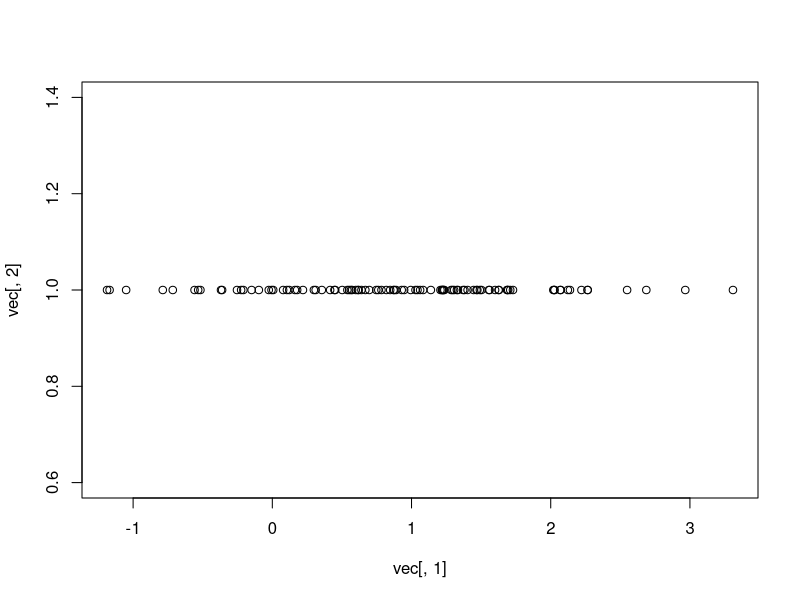

Source code (R): (Note: this script raises an error after producing the figure.)
##############
###AugUBApD 
##############
set.seed(123)

###Find projection: Need to change, current verstion for 2D
projection = function(u)
{
  if(all(u[1] < 0, na.rm = TRUE) && all(u[2] < 0, na.rm = TRUE))
  {
    return(c(0,0))
  } else if (u[1]>0 & u[2]<0)
  {
    return(c(u[1],0))
  } else
  {
    return(c(0,u[2]))
  }
}

###Shooting the arrow
arrow = function(x ,z, k)
{
  prj = projection(x)
  u = matrix(c(z , 1), ncol = 1 , byrow = TRUE)
  sq_x = sqrt(abs(x))
  A = cbind( x - prj, sq_x)
  v = A%*% u
  return(v)
}

z = rnorm(100)
vec = matrix(0 , nrow = 100 , ncol =2)
pt = c(-1,1)
for( i in 1:100)
{
  vec[i, ] = arrow(pt, z[i], k = 2)
}
plot(vec[ , 1], vec[,2])

##Augmented Drift: For truncated gaussian 
aug_drift= function(x)
{
  x1 = x[1]
  x2 = x[2]
  
  if( x1>0 && x2>0)
  {
    return(-x)
  }
  else
  {
    return(c(-Inf, -Inf))
  }
}
#aug_drift(c(a,b))

##Probability function 
p = function(x,dt,v)
{
  mu = aug_drift(x) 
  temp = sqrt(pi*dt)*v*mu
  return(pnorm(temp/2)) 
}

#p(c(2,-3), 1e-2,z)

AugUBA_k= function(k ,x0, dt, N)
{
  #Initialize
  out = matrix(0 , nrow = N , ncol = k)
  step = matrix(0 , nrow= N , ncol = k)
  d = numeric(N)
  out[1, ] = x0
  step[1, ] = 0
  d[1] = 0
  for( i in 2: N)
  {
  #Update 
  U = runif(k)
  ##If point is inside the support, run UBA
  if(!is.na(x1) && x1 > 0 && !is.na(x2) && x2 > 0){
    print('Entering UBA')
    v = rnorm(n = k , mean = 0, sd = 1)
    prob = p(out[(i-1), ], dt = dt, v = v)
    b = ifelse(U <= prob, 1, -1)
  }else{ 
    ##Point is outside the support, run AugUBA
    print('Entering AugUBA')
    z = rnorm(n=1 , mean = 0 , sd =1)
    prob = p(out[(i-1), ], dt = dt , v= rep(z,k) )
    
    c0 = projection(out[(i-1), ]) #find projection
    v = arrow(x = out[(i-1), ],z = z, k = 2) #shoot the arrow
    # #Calculate the unit sized jump along the arrow
    dist = sqrt(sum(out[(i-1) , ] - c0)^2)
    jump =  (c0 - out[(i-1), ])/dist
    b = ifelse(U<= prob , jump, -jump)
  }
  
  out[i , ] = out[(i-1) , ] + sqrt(2*dt)*b*v
  step[i, ] = sqrt(2*dt)*b*v
  d[i]= 2*dt*sum( (b*v)^2)
  print(i)
}
  rtn = cbind(out, step , d)
  return(rtn) 
} 
foo_AugUBA = AugUBA_k(k = 2,x0 = c(-1,-1) , dt = 1e-3, N = 1e5) 
df = data.frame(round(foo_AugUBA,4))
plot(df$V1 , df$V2 , main = 'Chain Movement')
df.clean = df[df$V1 > 0 & df$V2 > 0, ]
correct= nrow(df.clean)
ratio = 1 - (correct/1e5)
ratio
colnames(df.clean)
ts.plot(df.clean$V1)
plot.ts(df.clean$V2)

plot(df.clean$V1,df.clean$V2 , main = paste("Simulation",ratio))
##### Truth 
# Load required libraries
library(MASS)     # For mvrnorm to generate bivariate normal data
library(ggplot2)  # For visualization

# Set parameters for the standard bivariate Gaussian
mean <- c(0, 0)               # Mean vector (standard normal)
sigma <- matrix(c(1, 0,       # Covariance matrix (identity for standard case)
                  0, 1), 
                nrow = 2)


# Generate random samples
# For reproducibility
n_samples <- 100000
data <- mvrnorm(n = n_samples, mu = mean, Sigma = sigma)

# Convert to a data frame and apply truncation
data_df <- as.data.frame(data)
colnames(data_df) <- c("x", "y")
truncated_data <- subset(data_df, x > 0 & y > 0)  # Keep only points in the positive quadrant

# Plot the truncated data
ggplot(truncated_data, aes(x = x, y = y)) +
  geom_point(alpha = 0.3, color = "blue") +       # Scatterplot
  labs(title = "Truncated Standard Bivariate Gaussian (Positive Quadrant)",
       x = "X",
       y = "Y") +
  theme_minimal()

